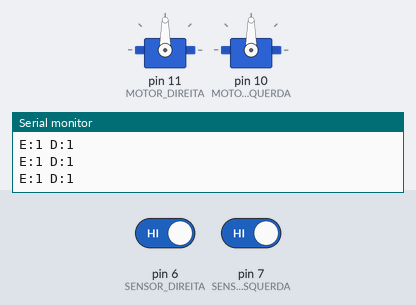
Recording of a sketch running on a simulated Arduino Uno, built with avr-gcc and run on an emulated ATmega328P. Shown: 2 × servo, the last lines printed to the serial monitor. The test bench sets the inputs (shaded band); at power-on: pin 6 (SENSOR_DIREITA) HIGH, pin 7 (SENSOR_ESQUERDA) HIGH.

Above: at 1.2 s.
1.3 s: pin 6 (SENSOR_DIREITA) driven LOW
At 1.9 s:
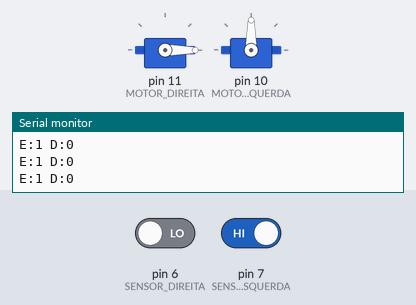
2.8 s: pin 7 (SENSOR_ESQUERDA) driven LOW
At 4.0 s:
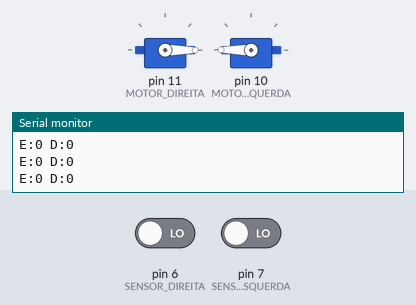
4.3 s: pin 6 (SENSOR_DIREITA) driven HIGH
At 5.2 s:
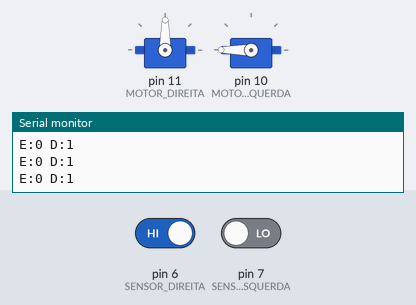
5.8 s: pin 7 (SENSOR_ESQUERDA) driven HIGH
At 6.2 s:
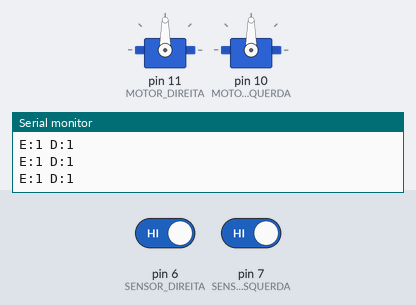
Timing chart, 0 to 8.8 s (numbered marks = the images above; inputs shaded):
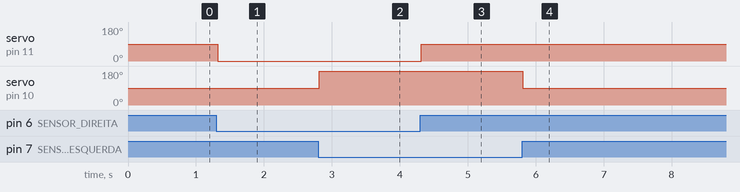

Measured:
- after the input at 1.3 s, servo on pin 11 (MOTOR_DIREITA): 90° → 0° at once
- after the input at 2.8 s, servo on pin 10 (MOTOR_ESQUERDA): 90° → 180° at once
- after the input at 4.3 s, servo on pin 11 (MOTOR_DIREITA): 0° → 90° at once
- after the input at 5.8 s, servo on pin 10 (MOTOR_ESQUERDA): 180° → 90° at once

The sketch:

Codigo_Servo_Motor_e_Segue_Linha.ino
```cpp
#include <Servo.h>

Servo MOTOR_DIREITA;
Servo MOTOR_ESQUERDA;

#define SENSOR_ESQUERDA 7
#define SENSOR_DIREITA 6

void setup() {

  MOTOR_DIREITA.attach(11);
  MOTOR_ESQUERDA.attach(10);

  pinMode(SENSOR_ESQUERDA, INPUT);
  pinMode(SENSOR_DIREITA, INPUT);

  Serial.begin(9600);
}

void loop() {

  bool sensorEsquerda = digitalRead(SENSOR_ESQUERDA);
  bool sensorDireita = digitalRead(SENSOR_DIREITA);

  Serial.print("E:");
  Serial.print(sensorEsquerda);
  Serial.print(" D:");
  Serial.println(sensorDireita);

  // Branco Branco -> frente
  if (sensorEsquerda == 0 && sensorDireita == 0) {

    MOTOR_ESQUERDA.write(180);
    MOTOR_DIREITA.write(0);

  }

  // Preto Branco -> virar para esquerda
  else if (sensorEsquerda == 1 && sensorDireita == 0) {

    MOTOR_ESQUERDA.write(90);
    MOTOR_DIREITA.write(0);

  }

  // Branco Preto -> virar para direita
  else if (sensorEsquerda == 0 && sensorDireita == 1) {

    MOTOR_ESQUERDA.write(180);
    MOTOR_DIREITA.write(90);

  }

  // Preto Preto
  else {

    MOTOR_ESQUERDA.write(90);
    MOTOR_DIREITA.write(90);

  }
}
```
